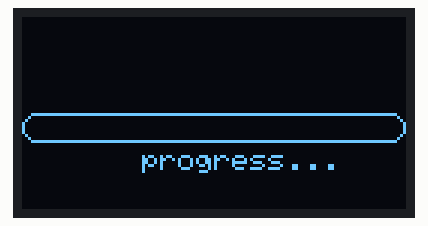
The program below on a simulated ESP32. On the bench: 128×64 one-colour display.

Above: at 0.06 s.
At 1.27 s:
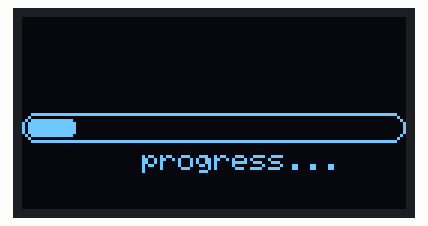
At 2.48 s:
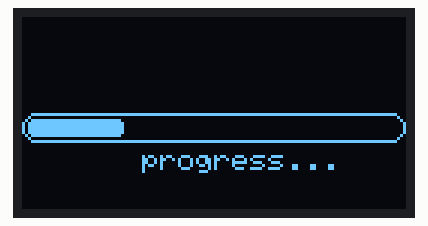
At 5.05 s:
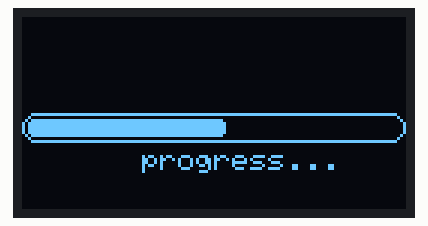
At 7.47 s:
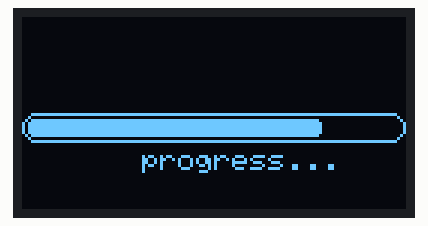
At 10.04 s:
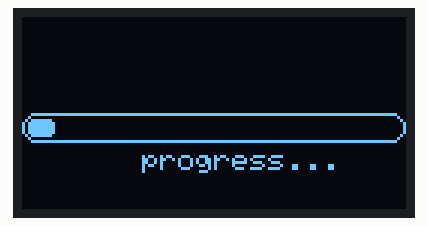

The program:

main.cpp
```cpp
#include <Arduino.h>
#include<SPI.h>
#include<Adafruit_GFX.h>
#include<Adafruit_SSD1306.h>

#define SCREEN_WIDDTH 128
#define SCREEN_HEIGHT 64
#define OLED_MOSI     13
#define OLED_SCK      18
#define OLED_DC       2
#define OLED_RESET    15
#define OLED_CS       4
//初始化进度变量
int progress = 0;

//构造对象
Adafruit_SSD1306 oled(SCREEN_WIDDTH, SCREEN_HEIGHT,OLED_MOSI,OLED_SCK,OLED_DC, OLED_RESET, OLED_CS);
void setup()
{
  oled.begin();
  //oled.clearDisplay();
  //绘制一条直线
  //oled.drawFastHLine(0, 32, 128, WHITE);
  //oled.drawLine(0,0,128,32,WHITE);//draw a line from (0,0) to (128,32)
  //oled.drawRect(6,6,100,50,WHITE);//draw a rectangle with top left corner at (6,6) and width 100 and height 50
  //oled.fillRect(0,0,128,64,WHITE);//fill a rectangle with top left corner at (0,0) and width 128 and height 64
  /*oled.setTextColor(WHITE);//设置文字颜色为白色
  oled.setCursor(10,32);//设置文字起始位置
  oled.setTextSize(1.5);//设置文字大小为1倍
  oled.println("I am Ju Ruodi");//文字颜色默认是黑色
  oled.display();*/

}

void loop()
{
     oled.clearDisplay();
     oled.setTextColor(WHITE);
     oled.setCursor(40,44);
    oled.println("progress...");


    oled.drawRoundRect(0,32,128,10,5,WHITE);
    oled.fillRoundRect(2,34,progress,6,2,WHITE);
    if(progress<122)
    {
      progress++;
    }
    else
    {
      progress=0;
    }


    oled.display();
    delay(50);
}
```

Measured:
- by itself, everything shown: repeats every 9.3 s, in 123 steps
